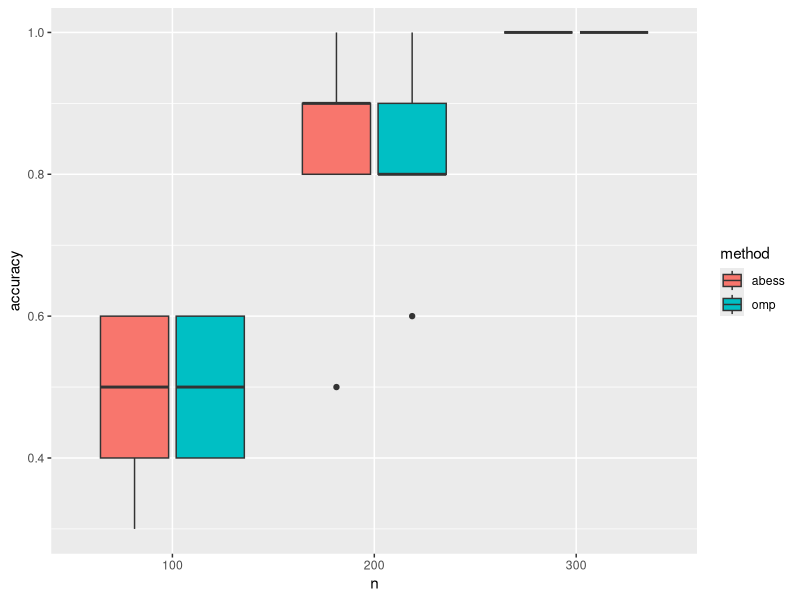

Here is the R script that generated this plot:
## ---- chunk 1
library(tidyverse)
abess = read_csv('results/abess.csv')
omp = read_csv('results/omp.csv')
## ---- chunk 2
df = abess %>% 
  select(-...1) %>% 
  bind_rows(omp)
## ---- chunk 3
df %>% 
  filter(n<=300) %>% 
  mutate(across(n,as.factor)) %>% 
  ggplot(aes(n,accuracy,fill = method)) +
    geom_boxplot() 
 
